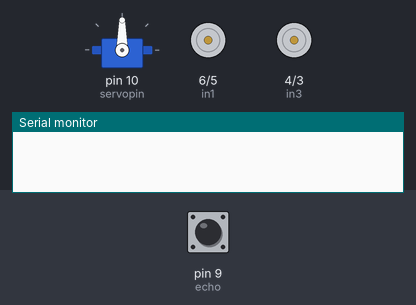
The sketch below on a simulated Arduino Uno, built with avr-gcc and run on an emulated ATmega328P. Parts: servo, motor-driver pin pairs drawn as motors (green arrow = first pin HIGH = forward, orange = second pin HIGH = backward, longer = more drive, scaled by the enable pin), the last lines printed to the serial monitor. The inputs (shaded band) are chosen by the test bench; at power-on: pin 9 (echo) LOW.

Above: at 1.2 s.
1.3 s: pin 9 (echo) pulsed HIGH 2 times (0.12 s each, 0.3 s apart)
At 4.5 s:
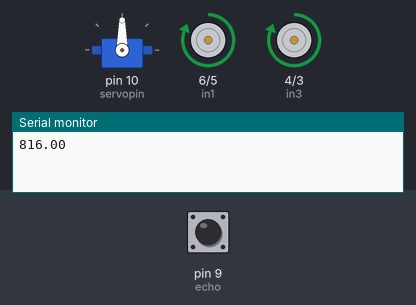
At 9.6 s:
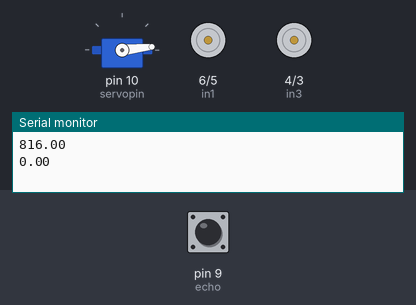
Timing chart, 0 to 21.6 s (numbered marks = the images above; inputs shaded):
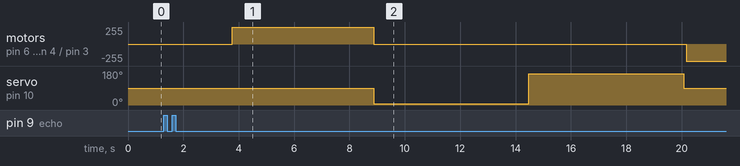

The sketch:

___________.ino
```cpp
#include <Servo.h>

int in1 = 6;  //모터 a의 +
int in2 = 5;  //모터 a의 -
int in3 = 4;  //모터 b의 +
int in4 = 3;  //모터 b의 -
int ENA = 7;  //모터 a의 속도를 결정하는 핀
int ENB = 2;  //모터 b의 속도를 결정하는 핀
int trig = 8; //초음파를 보내는 핀
int echo = 9; //초음파를 받는 핀
int servopin = 10; //서브모터 제어하는 핀
int left, right;

Servo servo; //객체 생성

void setup() {
  pinMode(in1, OUTPUT); //정보를 내보내는 핀은 OUTPUT
  pinMode(in2, OUTPUT);
  pinMode(in3, OUTPUT);
  pinMode(in4, OUTPUT);
  pinMode(ENA, OUTPUT);
  pinMode(ENB, OUTPUT);
  pinMode(trig, OUTPUT);
  pinMode(echo, INPUT); //정보를 받는 핀이라 INPUT

  servo.attach(servopin); //서브모터 연결
  servo.write(90); //서브모터를 90도로 초기화

  Serial.begin(9600);
}

long dis()
{
  float duration, dis = 0; //초음파 센서를 이용하기 위한 함수
  for(int i=0; i<5; i++){
    digitalWrite(trig, HIGH);
    delay(10);
    digitalWrite(trig, LOW);

    duration = pulseIn(echo, HIGH);

    dis += 34000 * duration / 1000000.0 / 2.0;

    delay(10);
  }

  return (dis/5.0); //평균 리턴
}

void Car_front(int v)
{
   digitalWrite(in1, HIGH);
   digitalWrite(in2, LOW);
   analogWrite(ENA, v);
   digitalWrite(in3, HIGH);
   digitalWrite(in4, LOW);
   analogWrite(ENB, v);
}

void Car_rear(int v)
{
   digitalWrite(in1, LOW);
   digitalWrite(in2, HIGH);
   analogWrite(ENA, v);
   digitalWrite(in3, LOW);
   digitalWrite(in4, HIGH);
   analogWrite(ENB, v);
}

void Car_left(int v)
{
    digitalWrite(in1, HIGH);
    digitalWrite(in2, LOW);
    analogWrite(ENA, v);
    digitalWrite(in3, LOW);
    digitalWrite(in4, HIGH);
    analogWrite(ENB, v);
}

void Car_right(int v)
{
   digitalWrite(in1, LOW);
   digitalWrite(in2, HIGH);
   analogWrite(ENA, v);
   digitalWrite(in3, HIGH);
   digitalWrite(in4, LOW);
   analogWrite(ENB, v);
}

void Car_stop()
{
    digitalWrite(in1, LOW);
    digitalWrite(in2, LOW);
    digitalWrite(in3, LOW);
    digitalWrite(in4, LOW);
}

void loop()
{
  float front_dis,left_dis,right_dis;
  front_dis = dis(); //거리측정(5회 평균)

  Serial.println(front_dis);

  if (front_dis > 10)
  {
     Car_front(130); //차 앞으로
  }
  else
  {
     Car_stop(); //카 정지
     servo.write(86-80);    // 왼쪽바라보기
     delay(400);
     left_dis=dis(); //거리측정(10회 평균)
     delay(100);
     servo.write(86+80);   // 오른쪽 바라보기
     delay(400);
     right_dis=dis(); //거리측정(10회 평균)
     delay(100);
     servo.write(90);   // 정면 바라보기
     delay(100);

       if(left_dis <= 10 && right_dis<= 10)
       {
           Car_rear(130);  //좌우에 공간이 없을 때  후진
           delay(10);
       }
       else
       {
          if(left_dis <= right_dis)
          {
              Car_left(130);       //좌회전
              delay(200);
          }
          else
          {
              Car_left(130);       //좌회전
              delay(200);
          }
        }
   }
}
```
